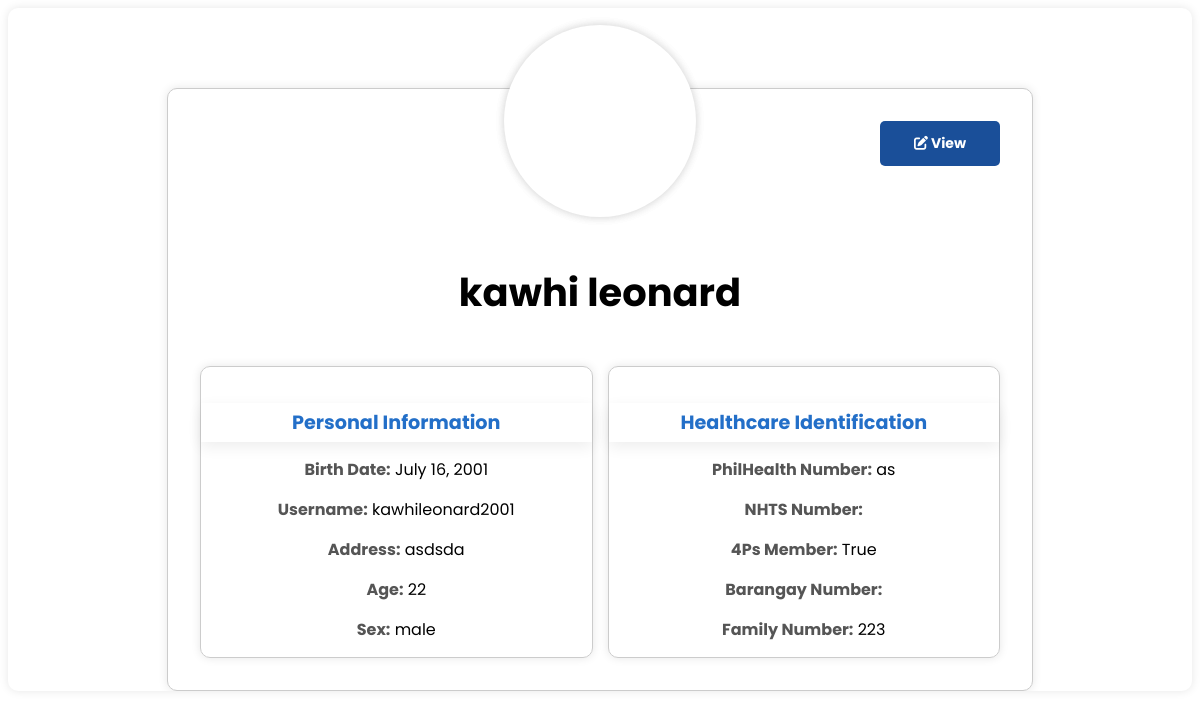
The page /staffviewprofile/2/ (signed in) on the database as committed earlier.
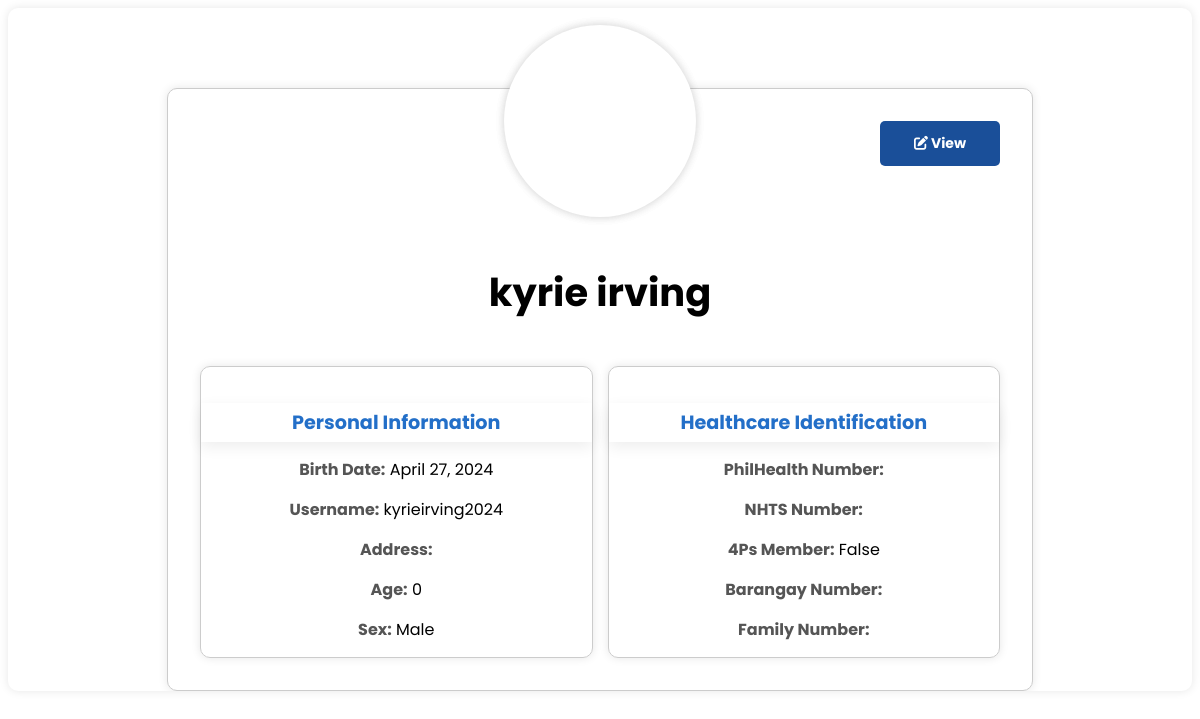
The same page on the database as committed later.
### base/models.py (models this page shows, shortened)
class User(AbstractUser):
    username = models.CharField(unique=True, max_length=200)
    first_name = models.CharField(max_length=255)
    middle_name = models.CharField(max_length=255, blank=True, default='')
    last_name = models.CharField(max_length=255, default='')
    birth_date = models.DateField()
    REQUIRED_FIELDS = []

class UserProfile(models.Model):
    user = models.ForeignKey(User, on_delete=models.CASCADE)
    age = models.IntegerField(blank=True, null=True)
    sex = models.CharField(max_length=6, choices=[('Male', 'Male'), ('Female', 'Female')])
    CIVIL_STATUS_CHOICES = [
        ('Married', 'Married'),
        ('Single', 'Single'),
        ('Divorced', 'Divorced'),
        ('Widowed', 'Widowed'),
    ]
    civil_status = models.CharField(max_length=50, choices=CIVIL_STATUS_CHOICES, blank=True, default='')
    religion = models.CharField(max_length=50, blank=True, default='')
    address = models.CharField(max_length=100, blank=True, default='')
    educational_attainment = models.CharField(max_length=100, blank=True, default='')
    occupation = models.CharField(max_length=100, blank=True, default='')

class EconomicNumbers(models.Model):
    user = models.ForeignKey(User, on_delete=models.CASCADE)
    philhealth_num = models.CharField(max_length=15, blank=True)
    nhts_num = models.CharField(max_length=50, blank=True)
    patient_4ps_member = models.BooleanField(default=False)
    brgy_num = models.CharField(max_length=30, blank=True)
    family_num = models.CharField(max_length=50, blank=True)

### base/views.py (the view)
# urls.py: path('staffviewprofile/<int:user_id>/', views.staff_view_profile, name='staff_view_profile'),
@staff_login_required
def staff_view_profile(request, user_id):
    user = User.objects.get(pk=user_id)
    user_profile = UserProfile.objects.filter(user=user).last()
    economic_numbers = EconomicNumbers.objects.filter(user=user).last()
    context = {
        'user': user,
        'user_profile': user_profile,
        'economic_numbers': economic_numbers,
    }
    return render(request, 'base/patient-section/patient_profile.html', context)

### base/views.py (called while the page is built)
def staff_login_required(view_func):
    @wraps(view_func)
    def wrapper(request, *args, **kwargs):
        if not request.user.is_authenticated:
            return redirect('home')
        elif not request.user.is_staff:
            return redirect('home')
        else:
            return view_func(request, *args, **kwargs)
    return wrapper

### base/templates/base/patient-section/patient_profile.html (shortened to what this page needs)
{% include 'sections.html' %}
{% block content %}
{% load static %}
<link rel="stylesheet"  href="{% static 'styles/patient/patient_profile_.css' %}">
<body>
    <div class="profile-page">
        <div class="content">
            <div class="content__cover">
                <div class="content__avatar"></div>
            </div>
            <a href="{% url 'patient_record' %}" class="edit-profile" target="_blank">
                <i class="fa-solid fa-pen-to-square"></i>
                <span>View</span>
            </a>
        <div class="content__title">
            <h1>{{ user.first_name }} {{ user.last_name }}</h1>
        </div>
        <div class="profile-info">
            <div class="personal-info">
                <h2>Personal Information</h2>
                <div class="info-item">
                    <label>Birth Date:</label>
                    <span id="birth-date">{{ user.birth_date }}</span>
                </div>
                <div class="info-item">
                    <label>Username:</label>
                    <span id="username">{{ user.username }}</span>
                </div>
                    <div class="info-item">
                        <label>Address:</label>
                        <span id="address">{{ user_profile.address }}</span>
                    </div>
                    <div class="info-item">
                        <label>Age:</label>
                        <span id="age">{{ user_profile.age }}</span>
                    </div>
                    <div class="info-item">
                        <label>Sex:</label>
                        <span id="sex">{{ user_profile.sex }}</span>
                    </div>
            </div>
            <div class="medical-info">
                <h2>Healthcare Identification</h2>
                    <div class="info-item">
                        <label>PhilHealth Number:</label>
                        <span id="philhealth">{{ economic_numbers.philhealth_num }}</span>
                    </div>
                    <div class="info-item">
                        <label>NHTS Number:</label>
                    </div>
                    <div class="info-item">
                        <label>4Ps Member:</label>
                        <span id="4ps-member">{{ economic_numbers.patient_4ps_member }}</span>
                    </div>
                    <div class="info-item">
                        <label>Barangay Number:</label>
                    </div>
                    <div class="info-item">
                        <label>Family Number:</label>
                        <span id="family-number">{{ economic_numbers.family_num }}</span>
                    </div>
            </div>
        </div>
    </div>
</body>
{% endblock %}

Rows that differ between the two databases and show on the page:
no longer on this page (row edited): UserProfile: address "asdsda", age "22", sex "male"
no longer on this page (row edited): EconomicNumbers: philhealth_num "as", patient_4ps_member "True", family_num "223"
changed User: first_name "kawhi" → "kyrie"; last_name "leonard" → "irving"; birth_date "July 16, 2001" → "April 27, 2024"; username "kawhileonard2001" → "kyrieirving2024"
now on this page (row edited): UserProfile: age "0", sex "Male"
now on this page (row edited): EconomicNumbers: patient_4ps_member "False"
